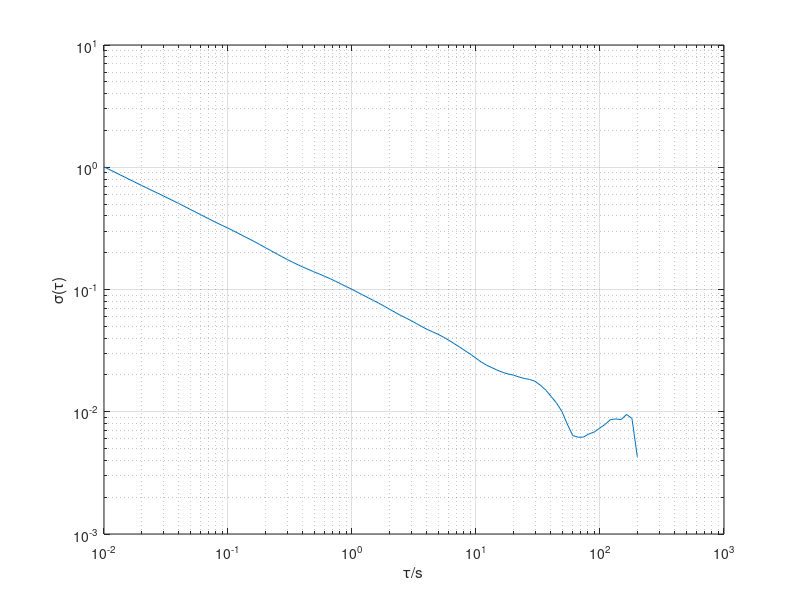

MATLAB code for this plot:
%rate Allan variance analysis demo
clc;clear;

N = 0.1;
T = 400;
dt = 0.01;
n = T/dt;

data = randn(n,1)*(N*sqrt(1/dt));

ks = round(10.^linspace(0,log10(floor((n-1)/2)),100));
ks([1,diff(ks)]==0) = []; %delete repetitive value
kn = length(ks);
sigma = zeros(kn,2);

for m=1:kn
    k = ks(m);
    a = 0;
    for p=1:n-2*k+1
        a = a + ((sum(data(p:p+k-1))-sum(data(p+k:p+2*k-1)))/k)^2;
    end
    sigma(m,1) = k*dt;
    sigma(m,2) = sqrt(a/2/(n-2*k+1));
end
disp(interp1(sigma(:,1),sigma(:,2),1))

% figure
loglog(sigma(:,1),sigma(:,2))
xlabel('\tau/s')
ylabel('\sigma(\tau)')
grid on